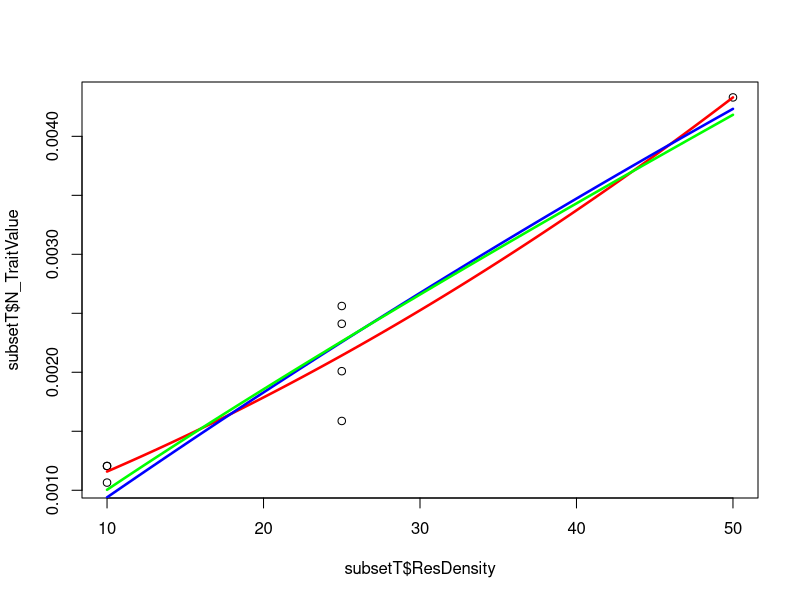
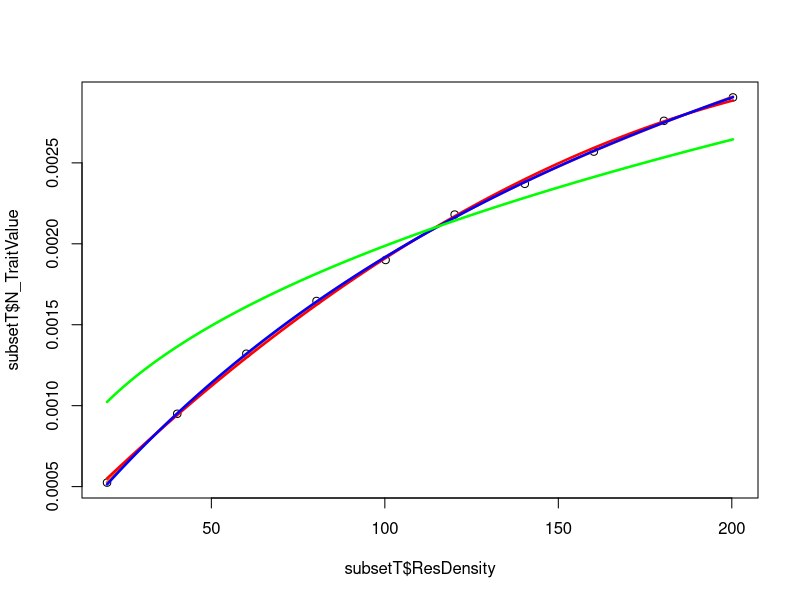
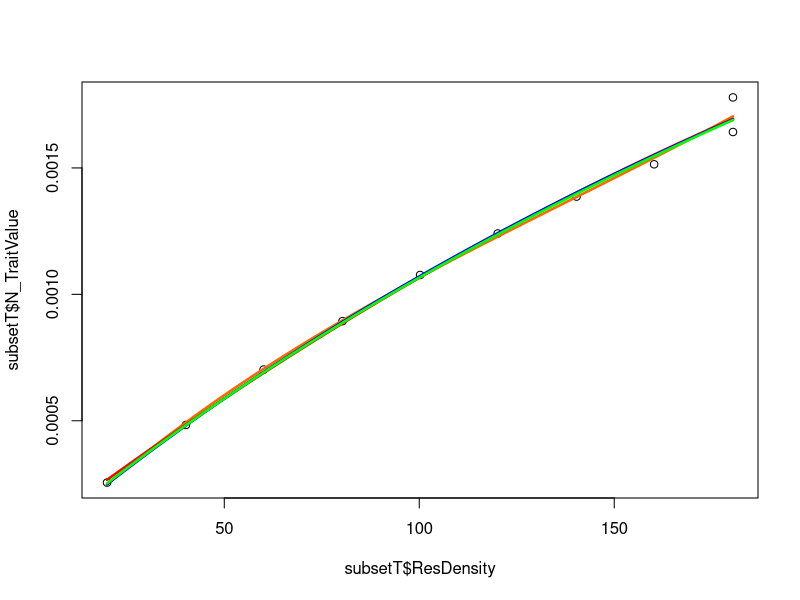
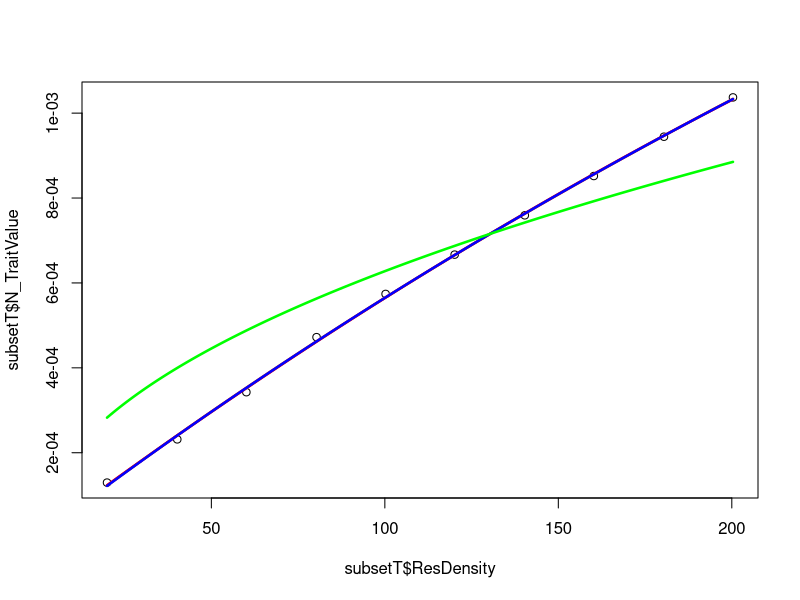
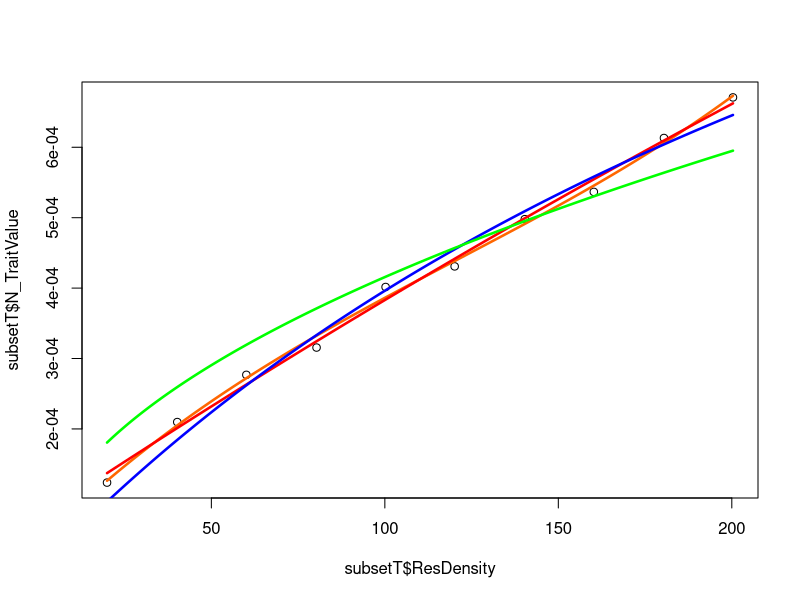
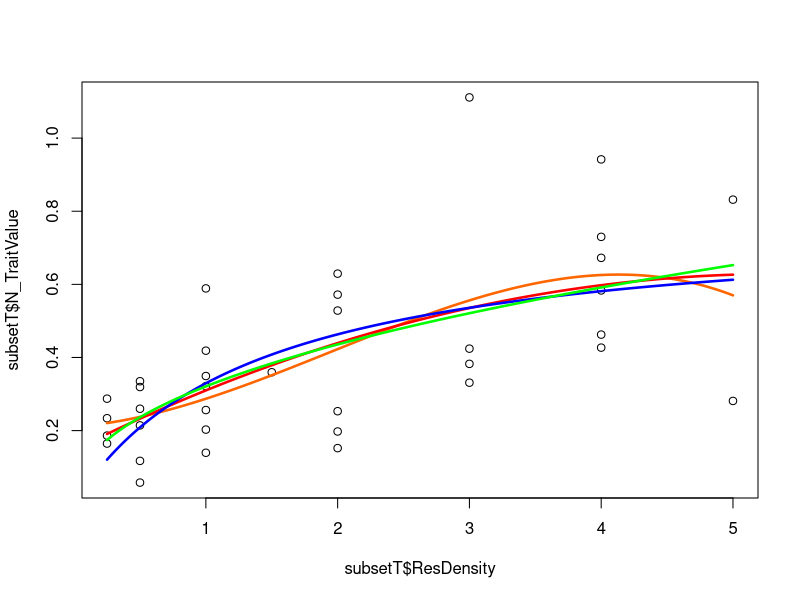
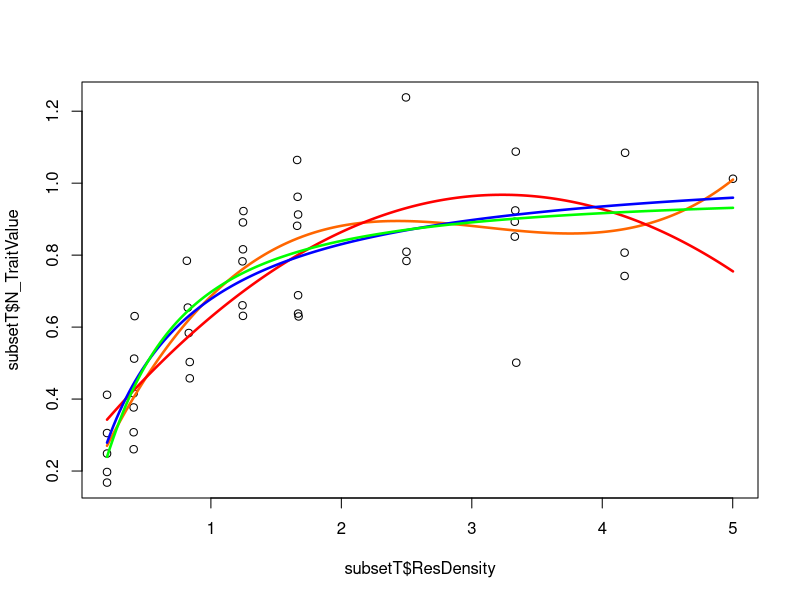
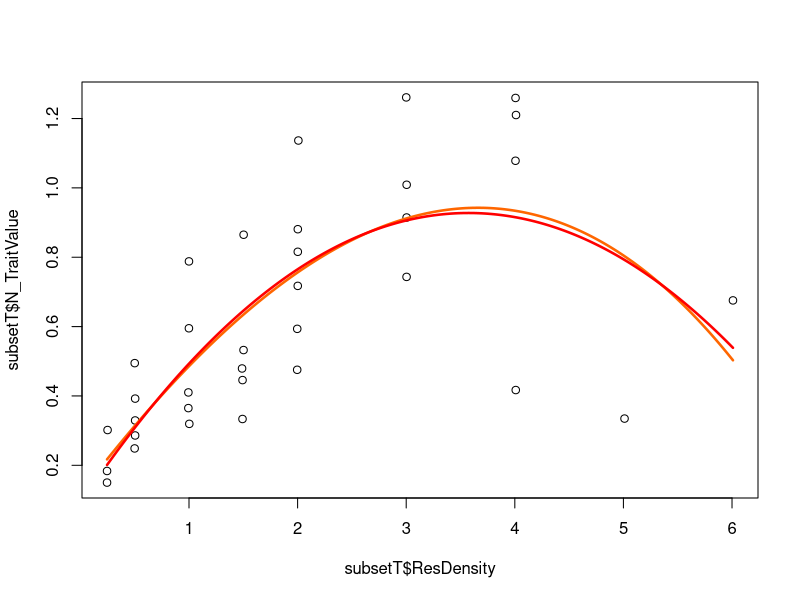

The R script that drew these images, in order: (Note: this script raises an error after producing the figures.)
#Author: Ruth Keane (ruth.keane19@imperial.ac.uk)
#Script: datamodellingtidied.R
#Desc: best version of data modelling
#Arguments: none
#Input: none 
#Output: none
#Date: Nov 2019
require("minpack.lm")

#load data
data<-read.csv("../Data/CRatsort.csv")


#function to find the steepest possible curve
Maxlm<-function(subsetT){
  #empty vector to collect coefficients for linear model
  aobest<-vector()
  v=1
  #run lm for all data and store results in abobest
  modht=lm(N_TraitValue~ResDensity,data=subsetT)
  aobest[v]<-as.numeric(modht$coefficients[2])
  #find hm(maximum value) and remove this value. if sufficient, run lm and store coefficients
  while (nrow(subsetT)>1){
    v=v+1
    hm<-which(subsetT$N_TraitValue[] == max(subsetT$N_TraitValue[],na.rm=TRUE))
    subsetT<-subsetT[-hm,]
    if (nrow(subsetT)>2){
      modht=lm(N_TraitValue~ResDensity,data=subsetT)
      aobest[v]<-as.numeric(modht$coefficients[2])
    }
    #delete values for hm
    hm<-0
  }
  #find largest coefficient
  mh<-max(aobest[],na.rm=TRUE)
  return(mh)
}
#function to find initial values for a0,h0 and q
Start<- function(subsetT) {
  h0=max(subsetT$N_TraitValue)
  #fun function to calculate steepest gradient
  a0=Maxlm(subsetT)
  ##make matrix for initial values and aic
  mat<-matrix(nrow=200,ncol=4)
  #for each row in matrix, sample around initial values and calculate AIC 
  for (k in 1:(nrow(mat))){
    vala<-abs(rnorm(1,mean=a0, 1))
    valh<-abs(rnorm(1,mean=h0, 1))
    valq<-rnorm(1,mean=0, 1)
    #valq<-runif(1,-5,5)
    
    mat[k,1]<-vala
    mat[k,2]<-valh
    mat[k,3]<-valq
    HolFitS<-try(nlsLM(N_TraitValue ~ HollingGEN(ResDensity,a,h,q), data=subsetT, start=list(a=vala, h=valh, q=valq), lower=c(0,0,-10),control = list(maxiter=100)), silent=TRUE)
    #HolFit<-try(nlsLM(N_TraitValue ~ Holling(ResDensity,a,h), data=subsetT, start=list(a=vala, h=valh)),silent=TRUE)
    if("try-error" %in% class(HolFitS)){        
      mat[k,4]<-"error"  
      #calculate AIC for sucessful
    } else {
      mat[k,4]<-AIC(HolFitS) 
    }
  }
  #find initial values with the lowest AIC
  minAIC<-which(mat[,4] == min(mat[,4],na.rm=TRUE,arr.ind=TRUE))
  
  initA<-mat[minAIC,1]
  initH<-mat[minAIC,2]
  initQ<-mat[minAIC,3]
  
  return(c(initA,initH,initQ)) }
#holling and generalised holling functions
Holling<- function(xR,a,h){
  return((a*xR)/(1+(h*a*xR)))
}
HollingGEN<- function(xR,a,h,q){
  return((a*xR^(q+1))/(1+(h*a*xR^(q+1))))
}
#listID<-39855
listID<-as.numeric(unique(data$ID))
#listID<-c(39841,39839,39842)
#make empty vectors for errors- can probably remove this
issuesH<-vector()
issuesG<-vector()
issuesPC<-vector()
issuesP<-vector()
#matrix for model aic values
modelqual<-matrix(nrow=length(listID),ncol=5)
#matrix for model bic values    
modelqualb<-matrix(nrow=length(listID),ncol=5)
j=0
#matrix for id, best model and value of aic or bic (best model depending on whether AIC or BIC is used)
Best<-matrix(ncol=5,nrow=length(listID))
#for each of different IDs
#j used to index each of list id
for (i in listID){
  j=j+1
  modelqual[j,1]<-i
  modelqualb[j,1]<-i
  #subset data
  subsetT<-subset(data, ID==i)
  colnames(modelqual)<-c("ID","Holling","Holling_General","Pol_Quadratic","Pol_Cubic")
  colnames(modelqualb)<-c("ID","Holling","Holling_General","Pol_Quadratic","Pol_Cubic")
  #starting values
  out<-Start(subsetT)
  #model fitting
  HolFit<-try(nlsLM(N_TraitValue ~ Holling(ResDensity,a,h), data=subsetT, start=list(a=out[1],h=out[2]),lower=c(0,0),control = list(maxiter=100)),silent=TRUE)
  HolFitGEN<-try(nlsLM(N_TraitValue ~ HollingGEN(ResDensity,a,h,q), data=subsetT, start=list(a=out[1],h=out[2],q=out[3]),lower=c(0,0,-10),control = list(maxiter=1000)),silent=TRUE)
  pol<-try(lm(N_TraitValue ~ poly(ResDensity, degree=2), data=subsetT), silent=TRUE)
  polc<-try(lm(N_TraitValue ~ poly(ResDensity, degree=3), data=subsetT),silent=TRUE)
  #x values for model plotting
  Lengths<- seq(min(subsetT$ResDensity), max(subsetT$ResDensity),len=200)  
  #make empty pdf for each ID
  pdf(paste0("../Results/Holgraphs/",i,".pdf") )
  plot(subsetT$ResDensity,subsetT$N_TraitValue) 
  #if error in model-then NA in table, otherwise plot and put AIC and BIC in tables
  #polc
  if(!("try-error" %in% class(polc))){
    Predic2Plotpolc<- predict.lm(polc, data.frame(ResDensity=Lengths) )
    lines(Lengths,Predic2Plotpolc,col="#FF6600",lwd=2.5) 
    #only use values that are finite
    if (AIC(polc)!=-Inf){
      modelqual[j,5]<-AIC(polc)}
    if (BIC(polc)!=-Inf){
      modelqualb[j,5]<-BIC(polc)}
      }else{
    issuesPC<-append(issuesPC,i)
    modelqual[j,5]<-"NA"
    modelqualb[j,5]<-"NA"
    #pol
  }
  if("try-error" %in% class(pol)){
    issuesP<-append(issuesP,i)
    modelqual[j,4]<-"NA"
    modelqualb[j,4]<-"NA"
    
  }else{
    Predic2Plotpol<- predict.lm(pol, data.frame(ResDensity=Lengths) )
    lines(Lengths,Predic2Plotpol,col="red",lwd=2.5)
    modelqual[j,4]<-AIC(pol)
    modelqualb[j,4]<-BIC(pol)
    #holling
  }
  if("try-error" %in% class(HolFit)){        
    issuesH<-append(issuesH,i)
    modelqual[j,2]<-"NA"
    modelqualb[j,2]<-"NA"
  } else {
    Predic2PlotHol<- Holling(Lengths, coef(HolFit)["a"], coef(HolFit)["h"])
    lines(Lengths,Predic2PlotHol,col="blue",lwd=2.5) 
    modelqual[j,2]<-AIC(HolFit)
    modelqualb[j,2]<-BIC(HolFit)
    ##generalised holling
      }
  if("try-error" %in% class(HolFitGEN)){        
    issuesG<-append(issuesG,i)
    modelqual[j,3]<-"NA"
    modelqualb[j,3]<-"NA"
    
  } else {
    Predic2PlotHolGEN<- HollingGEN(Lengths, coef(HolFitGEN)["a"], coef(HolFitGEN)["h"] , coef(HolFitGEN)["q"])
    lines(Lengths,Predic2PlotHolGEN,col="green",lwd=2.5)
    modelqual[j,3]<-AIC(HolFitGEN)  
    modelqualb[j,3]<-BIC(HolFitGEN)  
  }
  graphics.off()
#find best values for modelqual and modelqual b. then put in matrix
  Best[j,1]<-i
  t<-which(modelqual[,1]==i)
  u<-which(modelqualb[,1]==i)
  Best[j,2]<- which(modelqual[t,2:5]==min(as.numeric(modelqual[t,2:5]),na.rm = TRUE))
  Best[j,4]<- which(modelqualb[u,2:5]==min(as.numeric(modelqualb[u,2:5]),na.rm=TRUE))
  
  Best[j,3]<-min(as.numeric(modelqual[t,2:5]),na.rm=TRUE)
  Best[j,5]<-min(as.numeric(modelqualb[u,2:5]),na.rm=TRUE)
}

write.csv(Best,"../Results/CRatBest.csv")
